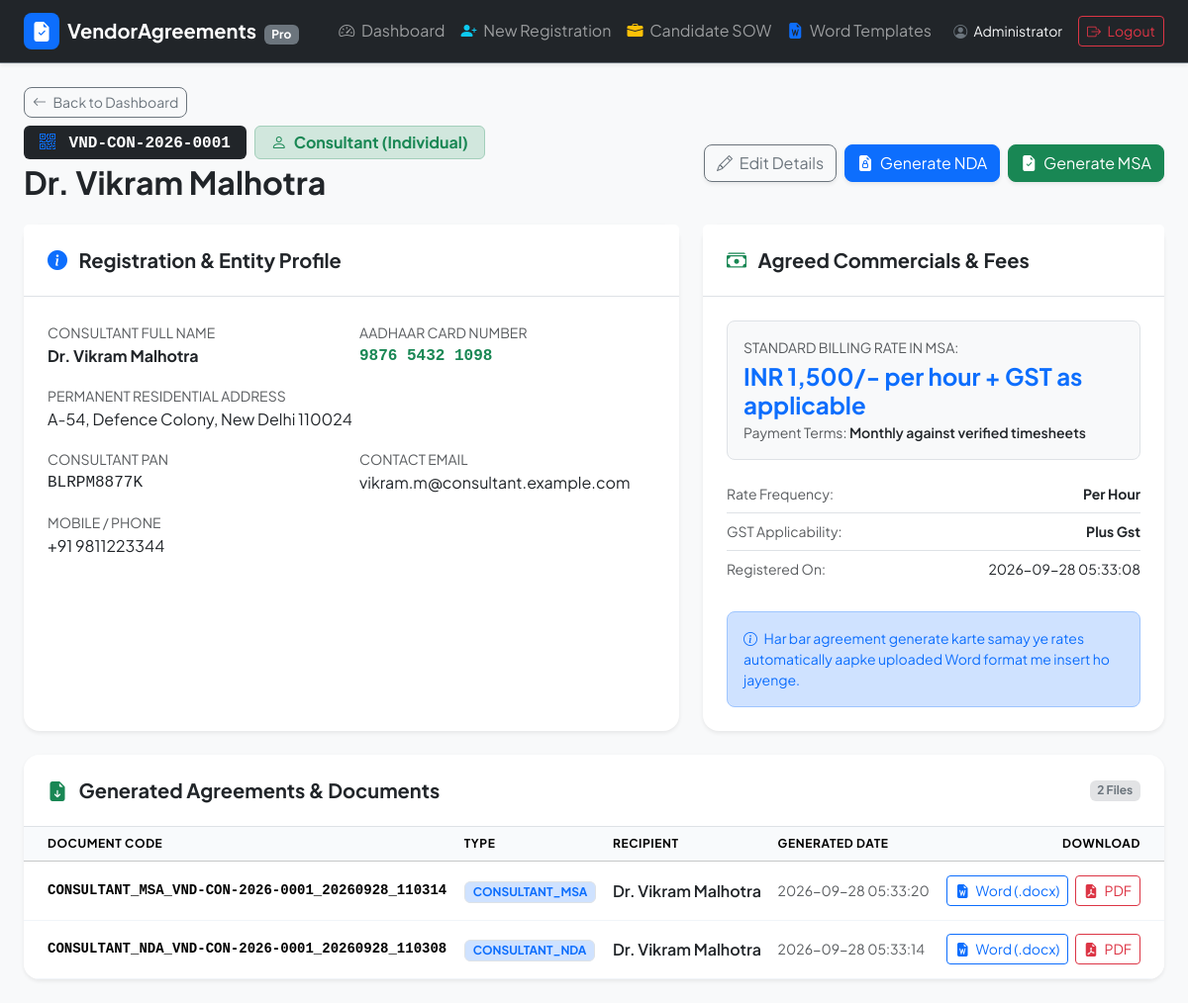
Page /vendor/2 (signed in) on the committed database.
### tables this page shows
CREATE TABLE vendors (
        id INTEGER PRIMARY KEY AUTOINCREMENT,
        vendor_code TEXT UNIQUE NOT NULL,
        vendor_type TEXT NOT NULL, -- 'c2c' or 'consultant'
        
        -- C2C specific
        company_name TEXT,
        company_address TEXT,
        company_gst TEXT,
        company_pan TEXT,
        company_cin TEXT,
        signatory_name TEXT,
        signatory_designation TEXT,
        
        -- Consultant specific
        consultant_name TEXT,
        aadhar_no TEXT,
        residential_address TEXT,
        consultant_pan TEXT,
        
        -- Common Contact
        contact_email TEXT,
        contact_phone TEXT,
        
        -- Commercials / Rates
        rate_amount REAL DEFAULT 0,
        rate_unit TEXT DEFAULT 'per_month', -- 'per_month', 'per_hour', 'per_day', 'fixed'
        gst_type TEXT DEFAULT 'plus_gst',   -- 'plus_gst', 'inclusive_gst', 'exempt'
        rate_formatted TEXT,
        payment_terms TEXT DEFAULT 'Within 30 days of verified monthly invoice',
        
        -- Custom fields (JSON dict for extensible extra fields)
        custom_fields TEXT DEFAULT '{}',
        special_terms TEXT DEFAULT '',
        status TEXT DEFAULT 'Active',
        created_at TIMESTAMP DEFAULT CURRENT_TIMESTAMP,
        updated_at TIMESTAMP DEFAULT CURRENT_TIMESTAMP
    );

CREATE TABLE generated_documents (
        id INTEGER PRIMARY KEY AUTOINCREMENT,
        doc_code TEXT NOT NULL,
        doc_type TEXT NOT NULL,
        vendor_id INTEGER NOT NULL,
        sow_id INTEGER,
        recipient_name TEXT NOT NULL,
        file_path_docx TEXT NOT NULL,
        file_path_pdf TEXT,
        created_at TIMESTAMP DEFAULT CURRENT_TIMESTAMP,
        FOREIGN KEY (vendor_id) REFERENCES vendors(id) ON DELETE CASCADE
    );

### app.py (the view)
@app.route('/vendor/<int:vendor_id>')
@login_required
def view_vendor(vendor_id):
    conn = get_db_connection()
    cursor = conn.cursor()
    cursor.execute("SELECT * FROM vendors WHERE id = ?", (vendor_id,))
    vendor = cursor.fetchone()
    if not vendor:
        conn.close()
        flash("Vendor nahi mila!", "danger")
        return redirect(url_for('dashboard'))
    cursor.execute("SELECT * FROM candidates_sow WHERE vendor_id = ? ORDER BY id DESC", (vendor_id,))
    sows = cursor.fetchall()
    cursor.execute("SELECT * FROM generated_documents WHERE vendor_id = ? ORDER BY id DESC", (vendor_id,))
    docs = cursor.fetchall()
    conn.close()
    try:
        custom_fields = json.loads(vendor['custom_fields']) if vendor['custom_fields'] else {}
    except Exception:
        custom_fields = {}
    return render_template(
        'view_vendor.html',
        vendor=vendor,
        sows=sows,
        docs=docs,
        custom_fields=custom_fields
    )

### templates/view_vendor.html (shortened to what this page needs)
{% extends "base.html" %}
{% block content %}
<div class="mb-4">
    <a href="{{ url_for('dashboard') }}" class="btn btn-outline-secondary btn-sm mb-2 rounded-3">
        <i class="bi bi-arrow-left me-1"></i> Back to Dashboard
    </a>
    <div class="d-flex flex-column flex-md-row justify-content-between align-items-md-center gap-3">
        <div>
            <div class="d-flex align-items-center gap-2 mb-1">
                <span class="badge bg-dark px-3 py-2 fs-6 font-monospace">
                    <i class="bi bi-qr-code me-1 text-primary"></i> {{ vendor['vendor_code'] }}
                </span>
                {% if vendor['vendor_type'] == 'c2c' %}
                    <span class="badge bg-primary-subtle text-primary border border-primary-subtle px-3 py-2 fs-6">
                        <i class="bi bi-building me-1"></i> Company to Company (B2B)
                    </span>
                {% else %}
                    <span class="badge bg-success-subtle text-success border border-success-subtle px-3 py-2 fs-6">
                        <i class="bi bi-person me-1"></i> Consultant (Individual)
                    </span>
                {% endif %}
            </div>
            <h2 class="fw-bold text-dark mb-0">
                {% if vendor['vendor_type'] == 'c2c' %}
                    {{ vendor['company_name'] }}
                {% else %}
                    {{ vendor['consultant_name'] }}
                {% endif %}
            </h2>
        </div>
        <div class="d-flex flex-wrap gap-2">
            <a href="{{ url_for('edit_vendor', vendor_id=vendor['id']) }}" class="btn btn-outline-secondary shadow-sm rounded-3">
                <i class="bi bi-pencil me-1"></i> Edit Details
            </a>
            {% set nda_key = 'c2c_nda' if vendor['vendor_type'] == 'c2c' else 'consultant_nda' %}
            <a href="{{ url_for('generate_agreement', vendor_id=vendor['id'], doc_type=nda_key) }}" class="btn btn-primary shadow-sm rounded-3">
                <i class="bi bi-file-earmark-lock-fill me-1"></i> Generate NDA
            </a>
            {% set msa_key = 'c2c_msa' if vendor['vendor_type'] == 'c2c' else 'consultant_msa' %}
            <a href="{{ url_for('generate_agreement', vendor_id=vendor['id'], doc_type=msa_key) }}" class="btn btn-success shadow-sm rounded-3">
                <i class="bi bi-file-earmark-check-fill me-1"></i> Generate MSA
            </a>
        </div>
    </div>
</div>
<div class="row g-4 mb-4">
    <div class="col-12 col-lg-7">
        <div class="card border-0 shadow-sm rounded-4 h-100">
            <div class="card-header bg-white border-bottom p-3 p-md-4">
                <h5 class="fw-bold mb-0">
                    <i class="bi bi-info-circle-fill text-primary me-2"></i> Registration & Entity Profile
                </h5>
            </div>
            <div class="card-body p-4">
                <div class="row g-3">
                    {% if vendor['vendor_type'] == 'c2c' %}
                        <div class="col-sm-6">
                            <span class="text-muted small text-uppercase">Company Legal Name</span>
                            <div class="fw-bold text-dark fs-6">{{ vendor['company_name'] }}</div>
                        </div>
                        <div class="col-sm-6">
                            <span class="text-muted small text-uppercase">Company GSTIN</span>
                            <div class="fw-bold text-primary font-monospace fs-6">{{ vendor['company_gst'] or 'N/A' }}</div>
                        </div>
                        <div class="col-12">
                            <span class="text-muted small text-uppercase">Registered Corporate Office</span>
                            <div class="text-dark">{{ vendor['company_address'] }}</div>
                        </div>
                        <div class="col-sm-6">
                            <span class="text-muted small text-uppercase">Authorized Signatory</span>
                            <div class="fw-bold text-dark">{{ vendor['signatory_name'] or 'N/A' }}</div>
                            <div class="small text-muted">{{ vendor['signatory_designation'] }}</div>
                        </div>
                        <div class="col-sm-6">
                            <span class="text-muted small text-uppercase">PAN / CIN</span>
                            <div class="text-dark font-monospace">PAN: {{ vendor['company_pan'] or 'N/A' }} | CIN: {{ vendor['company_cin'] or 'N/A' }}</div>
                        </div>
                    {% else %}
                        <div class="col-sm-6">
                            <span class="text-muted small text-uppercase">Consultant Full Name</span>
                            <div class="fw-bold text-dark fs-6">{{ vendor['consultant_name'] }}</div>
                        </div>
                        <div class="col-sm-6">
                            <span class="text-muted small text-uppercase">Aadhaar Card Number</span>
                            <div class="fw-bold text-success font-monospace fs-6">{{ vendor['aadhar_no'] or 'N/A' }}</div>
                        </div>
                        <div class="col-12">
                            <span class="text-muted small text-uppercase">Permanent Residential Address</span>
                            <div class="text-dark">{{ vendor['residential_address'] }}</div>
                        </div>
                        <div class="col-sm-6">
                            <span class="text-muted small text-uppercase">Consultant PAN</span>
                            <div class="text-dark font-monospace">{{ vendor['consultant_pan'] or 'N/A' }}</div>
                        </div>
                    {% endif %}
                    <div class="col-sm-6">
                        <span class="text-muted small text-uppercase">Contact Email</span>
                        <div class="text-dark">{{ vendor['contact_email'] or 'Not provided' }}</div>
                    </div>
                    <div class="col-sm-6">
                        <span class="text-muted small text-uppercase">Mobile / Phone</span>
                        <div class="text-dark">{{ vendor['contact_phone'] or 'Not provided' }}</div>
                    </div>
                </div>
            </div>
        </div>
    </div>
    <div class="col-12 col-lg-5">
        <div class="card border-0 shadow-sm rounded-4 h-100 bg-white">
            <div class="card-header bg-white border-bottom p-3 p-md-4">
                <h5 class="fw-bold mb-0">
                    <i class="bi bi-cash-stack text-success me-2"></i> Agreed Commercials & Fees
                </h5>
            </div>
            <div class="card-body p-4 d-flex flex-column justify-content-between">
                <div>
                    <div class="p-3 bg-light rounded-3 border mb-3">
                        <span class="text-muted small text-uppercase d-block mb-1">Standard Billing Rate in MSA:</span>
                        <h4 class="fw-bold text-primary mb-1">
                            {{ vendor['rate_formatted'] or 'Not Set' }}
                        </h4>
                        <div class="small text-muted">
                            Payment Terms: <span class="fw-semibold text-dark">{{ vendor['payment_terms'] }}</span>
                        </div>
                    </div>
                    <ul class="list-group list-group-flush small">
                        <li class="list-group-item px-0 d-flex justify-content-between">
                            <span class="text-muted">Rate Frequency:</span>
                            <span class="fw-bold text-dark text-capitalize">{{ vendor['rate_unit']|replace('_', ' ') }}</span>
                        </li>
                        <li class="list-group-item px-0 d-flex justify-content-between">
                            <span class="text-muted">GST Applicability:</span>
                            <span class="fw-bold text-dark text-capitalize">{{ vendor['gst_type']|replace('_', ' ') }}</span>
                        </li>
                        <li class="list-group-item px-0 d-flex justify-content-between">
                            <span class="text-muted">Registered On:</span>
                            <span class="text-dark">{{ vendor['created_at'] }}</span>
                        </li>
                    </ul>
                </div>
                <div class="mt-4 p-3 bg-primary-subtle rounded-3 border border-primary-subtle small text-primary">
                    <i class="bi bi-info-circle me-1"></i> Har bar agreement generate karte samay ye rates automatically aapke uploaded Word format me insert ho jayenge.
                </div>
            </div>
        </div>
    </div>
</div>
<div class="card border-0 shadow-sm rounded-4 overflow-hidden">
    <div class="card-header bg-white p-3 p-md-4 border-bottom d-flex justify-content-between align-items-center">
        <h5 class="fw-bold mb-0">
            <i class="bi bi-file-earmark-arrow-down-fill text-success me-2"></i> Generated Agreements & Documents
        </h5>
        <span class="badge bg-secondary-subtle text-secondary">{{ docs|length }} Files</span>
    </div>
    <div class="table-responsive">
        <table class="table table-hover align-middle mb-0">
            <thead class="table-light text-secondary text-uppercase small">
                <tr>
                    <th class="ps-4">Document Code</th>
                    <th>Type</th>
                    <th>Recipient</th>
                    <th>Generated Date</th>
                    <th class="text-end pe-4">Download</th>
                </tr>
            </thead>
            <tbody>
                {% if docs %}
                    {% for d in docs %}
                    <tr>
                        <td class="ps-4 font-monospace fw-semibold small">
                            {{ d['doc_code'] }}
                        </td>
                        <td>
                            <span class="badge bg-primary-subtle text-primary border px-2 py-1">
                                {{ d['doc_type']|upper }}
                            </span>
                        </td>
                        <td>
                            <div class="fw-semibold text-dark">{{ d['recipient_name'] }}</div>
                        </td>
                        <td class="small text-muted">
                            {{ d['created_at'] }}
                        </td>
                        <td class="text-end pe-4">
                            {% set docx_name = d['file_path_docx'].split('\\')[-1].split('/')[-1] %}
                            <a href="{{ url_for('download_doc', file_type='docx', filename=docx_name) }}" class="btn btn-outline-primary btn-sm me-1">
                                <i class="bi bi-file-earmark-word-fill me-1"></i> Word (.docx)
                            </a>
                            {% if d['file_path_pdf'] %}
                                {% set pdf_name = d['file_path_pdf'].split('\\')[-1].split('/')[-1] %}
                                <a href="{{ url_for('download_doc', file_type='pdf', filename=pdf_name) }}" class="btn btn-outline-danger btn-sm">
                                    <i class="bi bi-file-earmark-pdf-fill me-1"></i> PDF
                                </a>
                            {% endif %}
                        </td>
                    </tr>
                    {% endfor %}
                {% else %}
                    <tr>
                        <td colspan="5" class="text-center py-4 text-muted small">
                            Is vendor ke liye abhi koi document generate nahi kiya gaya hai. Upar diye gaye buttons se turant generate karein!
                        </td>
                    </tr>
                {% endif %}
            </tbody>
        </table>
    </div>
</div>
{% endblock %}

### rows in the picture
vendors: vendor_code "VND-CON-2026-0001", consultant_name "Dr. Vikram Malhotra", aadhar_no "9876 5432 1098", residential_address "A-54, Defence Colony, New Delhi 110024", consultant_pan "BLRPM8877K", contact_email "vikram.m@consultant.example.com", contact_phone "+91 9811223344", rate_formatted "INR 1,500/- per hour + GST as applicable", payment_terms "Monthly against verified timesheets", rate_unit "Per Hour", gst_type "Plus Gst", created_at "2026-09-28 05:33:08"
generated_documents: doc_code "CONSULTANT_MSA_VND-CON-2026-0001_20260928_110314", doc_type "CONSULTANT_MSA", recipient_name "Dr. Vikram Malhotra", created_at "2026-09-28 05:33:20"
generated_documents: doc_code "CONSULTANT_NDA_VND-CON-2026-0001_20260928_110308", doc_type "CONSULTANT_NDA", recipient_name "Dr. Vikram Malhotra", created_at "2026-09-28 05:33:14"

### other values in the picture
{{ session.get('full_name', 'Admin') }} "Administrator"
{{ docs|length }} "2"
